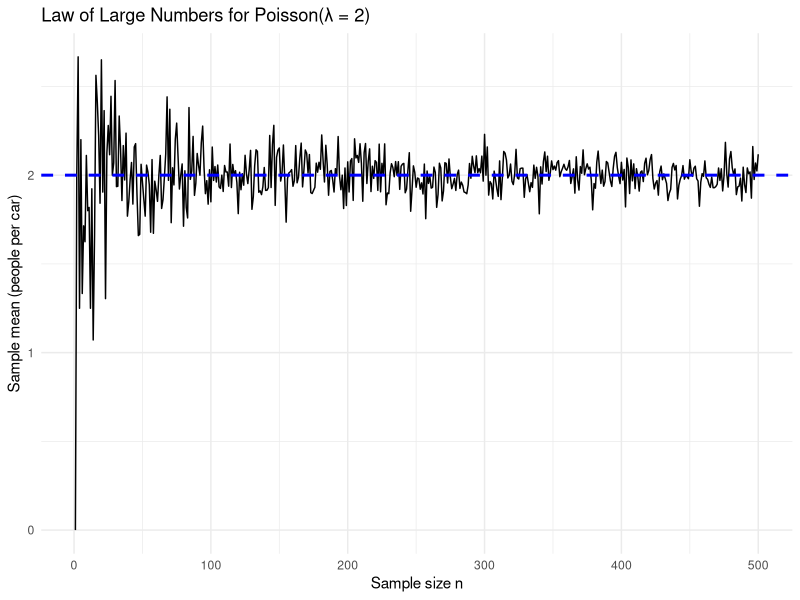
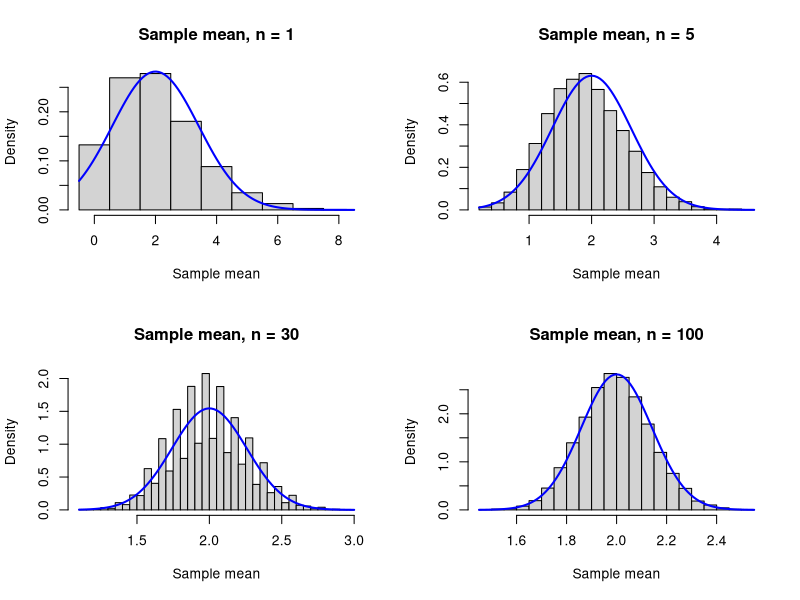
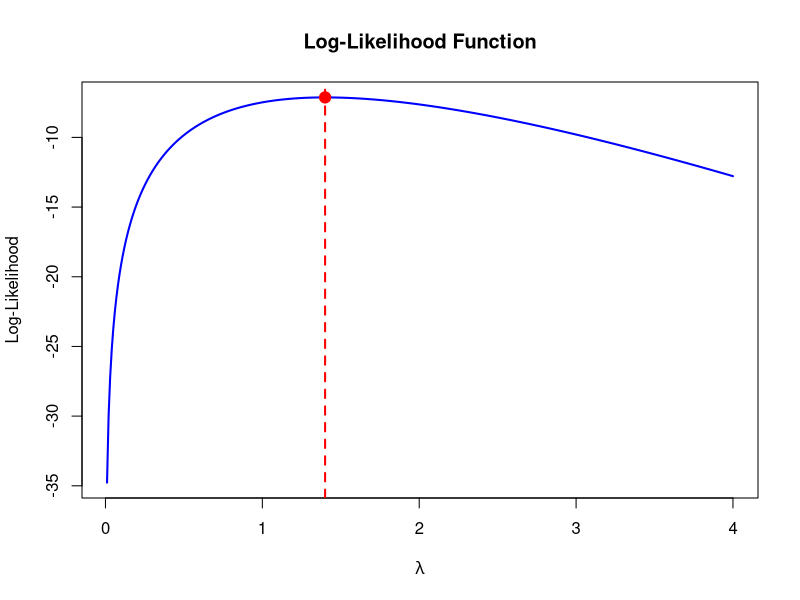
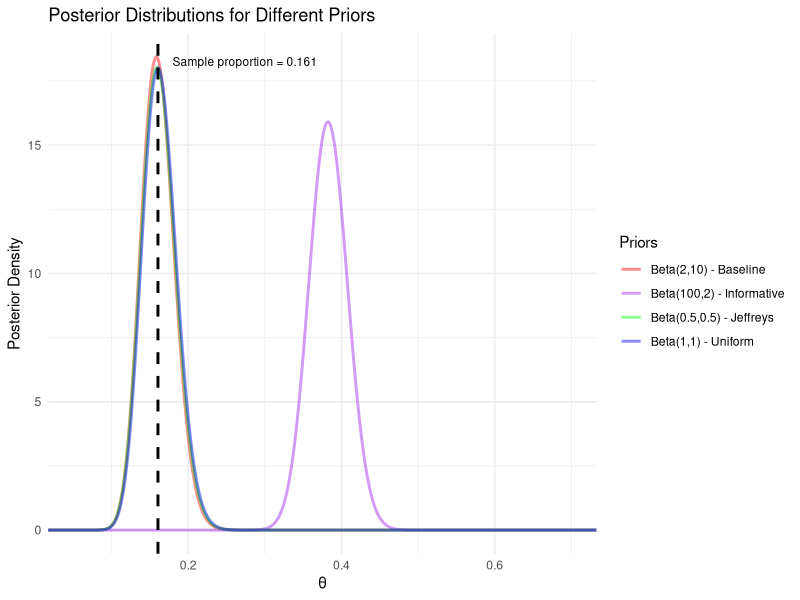

Write R code to recreate these figures, in order.
## ---- chunk 1
knitr::opts_chunk$set(echo = TRUE)
## ---- chunk 2
library(tidyverse)
## ---- chunk 3
#1 A:
set.seed(1234)  #Random Seed to make results reproducible
lambda <- 2
max_n  <- 500

# Generate sample means for n = 1, ..., 500
results <- tibble(
  n = 1:max_n
) %>%
  mutate(
    sample_mean = map_dbl(n, ~ mean(rpois(.x, lambda = lambda)))
  )

# Plot
ggplot(results, aes(x = n, y = sample_mean)) +
  geom_line() +
  geom_hline(yintercept = lambda,
             colour = "blue",
             linetype = "dashed",
             linewidth = 1) +
  labs(
    title = "Law of Large Numbers for Poisson(λ = 2)",
    x = "Sample size n",
    y = "Sample mean (people per car)"
  ) +
  theme_minimal()

## ---- chunk 4

#1 C:
set.seed(1234)  # Random Seed to make results reproducible

lambda <- 2
B <- 10000  # number of replicates

# Function to generate one sample mean for given n
sim_mean <- function(n) {
  mean(rpois(n, lambda = lambda))
}

# Generate 10,000 replicates of the sample mean for different n
means_1   <- replicate(B, sim_mean(1))
means_5   <- replicate(B, sim_mean(5))
means_30  <- replicate(B, sim_mean(30))
means_100 <- replicate(B, sim_mean(100))

# 2x2 layout for four histograms
op <- par(mfrow = c(2, 2))

# n = 1
hist(
  means_1,
  breaks = seq(-0.5, max(means_1) + 0.5, by = 1),
  freq   = FALSE,
  main   = "Sample mean, n = 1",
  xlab   = "Sample mean"
)
curve(dnorm(x, mean = lambda, sd = sqrt(lambda / 1)),
      add = TRUE, lwd = 2, col = "blue")

# n = 5
hist(
  means_5,
  breaks = 30,
  freq   = FALSE,
  main   = "Sample mean, n = 5",
  xlab   = "Sample mean"
)
curve(dnorm(x, mean = lambda, sd = sqrt(lambda / 5)),
      add = TRUE, lwd = 2, col = "blue")

# n = 30
hist(
  means_30,
  breaks = 30,
  freq   = FALSE,
  main   = "Sample mean, n = 30",
  xlab   = "Sample mean"
)
curve(dnorm(x, mean = lambda, sd = sqrt(lambda / 30)),
      add = TRUE, lwd = 2, col = "blue")

# n = 100
hist(
  means_100,
  breaks = 30,
  freq   = FALSE,
  main   = "Sample mean, n = 100",
  xlab   = "Sample mean"
)
curve(dnorm(x, mean = lambda, sd = sqrt(lambda / 100)),
      add = TRUE, lwd = 2, col = "blue")

# Reset plotting layout
par(op)
## ---- chunk 5

## ---- chunk 6

#2(a)
floods <- c(1, 3, 1, 2, 0)
n <- length(floods)
sum_x <- sum(floods)
prod_factorials <- prod(factorial(floods))

#L(lambda) = (lambda^7 * e^(-5*lambda)) / 12
likelihood <- function(lambda) {
  (lambda^sum_x * exp(-n * lambda)) / prod_factorials
}

# 2(b)
# log L(lambda) = 7*log(lambda) - 5*lambda - log(12)
log_likelihood <- function(lambda) {
  sum_x * log(lambda) - n * lambda - log(prod_factorials)
}

# 2(c)
# MLE: lambda_hat = sum(x) / n
lambda_hat <- sum_x / n
lambda_hat

# 2(d)
# lambda_hat represents the estimated average number of floods per 5-year period
# It is calculated as the sample mean of the observed data
# lambda_hat = 7/5 = 1.4 floods per period

#1(e)
lambda_values <- seq(0.01, 4, by = 0.01)
log_lik_values <- sapply(lambda_values, log_likelihood)

plot(lambda_values, log_lik_values,
     type = "l",
     col = "blue",
     lwd = 2,
     xlab = expression(lambda),
     ylab = "Log-Likelihood",
     main = "Log-Likelihood Function")

abline(v = lambda_hat, col = "red", lwd = 2, lty = 2)
points(lambda_hat, log_likelihood(lambda_hat), col = "red", pch = 19, cex = 1.5)

## ---- chunk 7
library(tidyverse)

# assigning the total success and number of trials
y <- 44
n <- 274

# assigning priors using 
priors <- list(
  baseline = c(2, 10),
  uniform = c(1, 1),
  jeffreys = c(0.5, 0.5),
  informative = c(100, 2)
)

#since we will be plotting beta distribution, we have ton create 1000 equally spaced probability values between 0 and 1 to generate smooth, continuous-looking curves for the posterior density functions.
theta <- seq(0, 1, length.out = 1000)

# Create empty data frame for posterior trials 
posterior_data <- data.frame()

# calculating posterior density based on the formula in 3A using for loops. 
for(prior_name in names(priors)) {
  a <- priors[[prior_name]][1]
  b <- priors[[prior_name]][2]
  
  # Posterior parameters: Beta(a + y, b + n - y)
  alpha_post <- a + y
  beta_post <- b + n - y
  
  # Calculate posterior density
  post_dens <- dbeta(theta, shape1 = alpha_post, shape2 = beta_post)
  
  posterior_data <- rbind(posterior_data,
                         data.frame(
                           theta = theta,
                           density = post_dens,
                           prior = prior_name
                         ))
}

# Calculate sample proportion
sample_prop <- y/n

# Create the plot
ggplot(posterior_data, aes(x = theta, y = density, color = prior)) +
  geom_line(size = 1, alpha = 0.45) +
  geom_vline(xintercept = sample_prop, linetype = "dashed", size = 1) +
  scale_color_manual(
    name = "Priors",
    values = c(
      baseline = "red",
      uniform = "blue", 
      jeffreys = "green",
      informative = "purple"
    ),
    labels = c(
      baseline = "Beta(2,10) - Baseline",
      uniform = "Beta(1,1) - Uniform",
      jeffreys = "Beta(0.5,0.5) - Jeffreys",
      informative = "Beta(100,2) - Informative"
    )
  ) + coord_cartesian(xlim = c(0.05, 0.70)) + labs(
    title = "Posterior Distributions for Different Priors",
    x = "θ",
    y = "Posterior Density"
  ) +
  theme_minimal() +
  annotate("text", x = sample_prop, y = max(posterior_data$density), 
           label = paste("Sample proportion =", round(sample_prop, 3)),
           hjust = -0.1, vjust = 1, size = 3)
